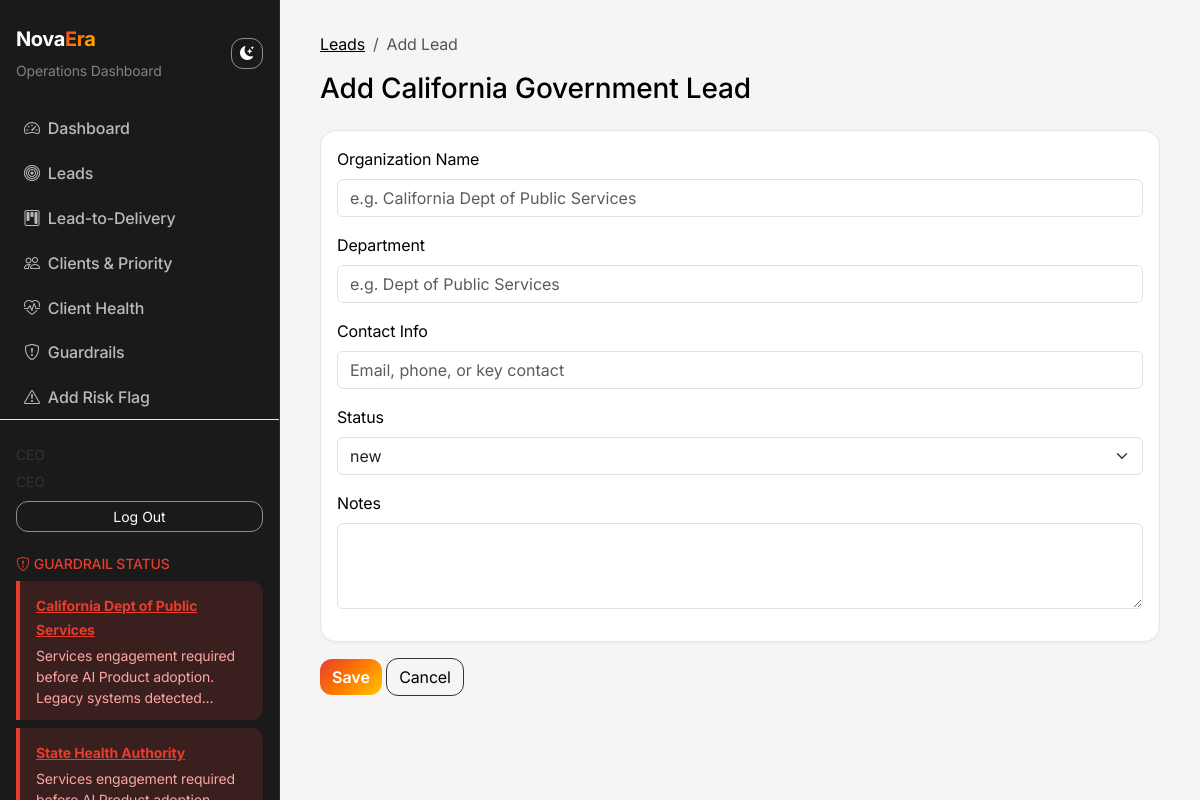
Screenshot of /leads/add (signed in) with the database file from the repository.
### models.py (models this page shows, shortened)
class User(UserMixin, db.Model):
    __tablename__ = "users"
    id = db.Column(db.Integer, primary_key=True)
    email = db.Column(db.String(120), unique=True, nullable=False)
    password_hash = db.Column(db.String(256), nullable=False)
    full_name = db.Column(db.String(200), nullable=False)
    role = db.Column(db.String(50), default=ROLE_EMPLOYEE)  # ceo, strategy_lead, employee
    created_at = db.Column(db.DateTime, default=datetime.utcnow)

class Client(db.Model):
    __tablename__ = "clients"
    id = db.Column(db.Integer, primary_key=True)
    name = db.Column(db.String(200), nullable=False)
    legacy_systems = db.Column(db.String(500), default="")  # Comma-separated
    ai_readiness_score = db.Column(db.Integer, default=50)  # 1-100
    last_delivery_update = db.Column(db.DateTime, default=datetime.utcnow)
    revenue = db.Column(db.Float, default=0.0)  # Total (legacy)
    services_revenue = db.Column(db.Float, default=0.0)
    ai_product_revenue = db.Column(db.Float, default=0.0)
    trust_level = db.Column(db.Integer, default=50)  # 1-100 for Trust-Revenue matrix
    data_foundation_service_active = db.Column(db.Boolean, default=False)  # Guardrail
    engagement_start_date = db.Column(db.DateTime, nullable=True)  # For 6+ months check
    use_case_documented = db.Column(db.Boolean, default=False)
    delivery_capacity_confirmed = db.Column(db.Boolean, default=False)
    prior_pilot_success = db.Column(db.Boolean, default=False)
    budget_confirmed = db.Column(db.Boolean, default=False)
    handoff_checklist_complete = db.Column(db.Boolean, default=False)
    guardrail_flags = db.Column(db.Text, default="[]")  # JSON array of violated guardrails
    ai_use_cases = db.Column(db.Text, default="[]")
    technical_blockers = db.Column(db.Text, default="[]")
    key_stakeholders = db.Column(db.Text, default="[]")
    delivery_notes = db.Column(db.Text, default="")  # Services view - embedded team notes
    problem_priority = db.Column(db.Text, default="")  # For AI enrichment
    analysis_updated_at = db.Column(db.DateTime, nullable=True)
    assigned_to_id = db.Column(db.Integer, db.ForeignKey("users.id"), nullable=True)  # Employee working on client
    approver_id = db.Column(db.Integer, db.ForeignKey("users.id"), nullable=True)  # Responsible for approval
    ai_feature_request = db.Column(db.Text, default="")  # What AI feature the client wants to build
    created_at = db.Column(db.DateTime, default=datetime.utcnow)
    updated_at = db.Column(db.DateTime, default=datetime.utcnow, onupdate=datetime.utcnow)
    assigned_to = db.relationship("User", foreign_keys=[assigned_to_id])
    approver = db.relationship("User", foreign_keys=[approver_id])

### app.py (the view, shortened to what this page needs)
    @app.route("/leads/add", methods=["GET", "POST"])
    @login_required
    def lead_add():
        return render_template("lead_form.html", lead=None, stages=LEAD_STAGES)

### services/auth_utils.py (called while the page is built)
def can_grant_permissions():
    if not current_user or not current_user.is_authenticated:
        return False
    return current_user.role in (ROLE_CEO, ROLE_STRATEGY_LEAD)

### services/guardrails.py (called while the page is built)
def get_guardrail_violations_for_clients(clients) -> List[dict]:
    result = []
    for c in clients:
        ok, warnings = validate_deal(c)
        if not ok and warnings:
            result.append({"client": c, "warnings": warnings})
    return result

### templates/lead_form.html (shortened to what this page needs)
{% extends "base.html" %}
{% block content %}
<nav aria-label="breadcrumb" class="mb-3">
    <ol class="breadcrumb">
        <li class="breadcrumb-item"><a href="{{ url_for('leads') }}" class="theme-muted">Leads</a></li>
        <li class="breadcrumb-item active theme-text">{{ 'Edit' if lead else 'Add' }} Lead</li>
    </ol>
</nav>
<h1 class="h3 mb-4 theme-text">{{ 'Edit' if lead else 'Add' }} California Government Lead</h1>
<form method="post" action="{{ url_for('lead_edit', id=lead.id) if lead else url_for('lead_add') }}">
    <div class="card metric-card mb-3">
        <div class="card-body">
            <div class="mb-3">
                <label for="name" class="form-label theme-text">Organization Name</label>
                <input type="text" class="form-control" id="name" name="name" value="{{ lead.name if lead else '' }}" required placeholder="e.g. California Dept of Public Services">
            </div>
            <div class="mb-3">
                <label for="department" class="form-label theme-text">Department</label>
                <input type="text" class="form-control" id="department" name="department" value="{{ lead.department if lead else '' }}" placeholder="e.g. Dept of Public Services">
            </div>
            <div class="mb-3">
                <label for="contact_info" class="form-label theme-text">Contact Info</label>
                <input type="text" class="form-control" id="contact_info" name="contact_info" value="{{ lead.contact_info if lead else '' }}" placeholder="Email, phone, or key contact">
            </div>
            <div class="mb-3">
                <label for="status" class="form-label theme-text">Status</label>
                <select class="form-select" id="status" name="status">
                    {% for s in stages %}
                    <option value="{{ s }}" {% if lead and lead.status == s %}selected{% endif %}>{{ s }}</option>
                    {% endfor %}
                </select>
            </div>
            <div class="mb-3">
                <label for="notes" class="form-label theme-text">Notes</label>
                <textarea class="form-control" id="notes" name="notes" rows="3">{{ lead.notes if lead else '' }}</textarea>
            </div>
        </div>
    </div>
    <button type="submit" class="btn btn-primary">Save</button>
    <a href="{{ url_for('leads') }}" class="btn btn-outline-secondary">Cancel</a>
</form>
{% endblock %}

### templates/base.html (shortened to what this page needs)
<!DOCTYPE html>
<html lang="en" id="html-theme">
<head>
    <link href="https://cdn.jsdelivr.net/npm/bootstrap@5.3.2/dist/css/bootstrap.min.css" rel="stylesheet">
    <link href="https://cdn.jsdelivr.net/npm/bootstrap-icons@1.11.1/font/bootstrap-icons.css" rel="stylesheet">
</head>
<body>
    <nav class="sidebar">
        <div class="px-3 mb-4 d-flex justify-content-between align-items-center">
            <div>
                <div class="novaera-logo mb-1"><span class="nova">Nova</span><span class="era">Era</span></div>
                <small class="text-secondary opacity-75">Operations Dashboard</small>
            </div>
            <button type="button" class="btn btn-sm btn-outline-light" id="theme-toggle" title="Toggle light/dark mode" aria-label="Toggle theme">
                <i class="bi bi-moon-stars-fill" id="theme-icon"></i>
            </button>
        </div>
        <ul class="nav flex-column">
            <li class="nav-item"><a class="nav-link {% if request.endpoint == 'dashboard' %}active{% endif %}" href="{{ url_for('dashboard') }}"><i class="bi bi-speedometer2 me-2"></i>Dashboard</a></li>
            <li class="nav-item"><a class="nav-link {% if request.endpoint == 'leads' %}active{% endif %}" href="{{ url_for('leads') }}"><i class="bi bi-bullseye me-2"></i>Leads</a></li>
            <li class="nav-item"><a class="nav-link {% if request.endpoint == 'kanban' %}active{% endif %}" href="{{ url_for('kanban') }}"><i class="bi bi-kanban me-2"></i>Lead-to-Delivery</a></li>
            <li class="nav-item"><a class="nav-link {% if request.endpoint == 'clients' %}active{% endif %}" href="{{ url_for('clients') }}"><i class="bi bi-people me-2"></i>Clients & Priority</a></li>
            <li class="nav-item"><a class="nav-link {% if request.endpoint == 'client_health' %}active{% endif %}" href="{{ url_for('client_health') }}"><i class="bi bi-heart-pulse me-2"></i>Client Health</a></li>
            <li class="nav-item"><a class="nav-link {% if request.endpoint == 'guardrails' %}active{% endif %}" href="{{ url_for('guardrails') }}"><i class="bi bi-shield-exclamation me-2"></i>Guardrails</a></li>
            <li class="nav-item"><a class="nav-link" href="{{ url_for('add_risk_flag') }}"><i class="bi bi-exclamation-triangle me-2"></i>Add Risk Flag</a></li>
        </ul>
        <div class="mt-auto px-3 pt-4 border-top border-secondary">
            <small class="theme-muted d-block mb-1">{{ current_user.full_name or current_user.email }}</small>
            <small class="text-uppercase theme-muted">{{ current_user.role.replace('_',' ') }}</small>
            <form method="post" action="{{ url_for('logout') }}" class="mt-2">
                <button type="submit" class="btn btn-sm btn-outline-light w-100">Log Out</button>
            </form>
        </div>
        {% if guardrail_violations is defined and guardrail_violations %}
        <div class="mt-4 px-3">
            <h6 class="text-high-risk small text-uppercase mb-2"><i class="bi bi-shield-exclamation me-1"></i>Guardrail Status</h6>
            {% for g in guardrail_violations %}
            <div class="guardrail-sidebar">
                <a href="{{ url_for('client_detail', id=g.client.id) }}" class="text-high-risk small fw-bold">{{ g.client.name }}</a>
                <div class="small mt-1">{{ g.warnings[0][:80] }}...</div>
            </div>
            {% endfor %}
        </div>
        {% endif %}
    </nav>
    <main class="main-content">
        {% block content %}{% endblock %}
    </main>
    <div id="alert-container" class="position-fixed top-0 end-0 p-3" style="z-index: 9998; max-width: 400px;"></div>
</body>
</html>

### templates/base.html (style rules this page uses)
:root { --sidebar-width: 280px; --novaera-red: #E63D2E; --novaera-orange: #FF7A00; --novaera-yellow: #FFC800; --novaera-white: #FFFFFF; --novaera-black: #000000; --accent-gradient: linear-gradient(135deg, #E63D2E 0%, #FF7A00 50%, #FFC800 100%); }
:root, [data-theme="light"] { --bg-body: #f5f5f5; --bg-sidebar: #1a1a1a; --text-primary: #000000; --text-secondary: #333333; --text-muted: #555555; --card-bg: #ffffff; --card-border: #e5e5e5; --link-color: #000000; --sidebar-text: #ffffff; --sidebar-hover: rgba(255,255,255,0.08); --sidebar-border: rgba(255,255,255,0.08); }
body { font-family: 'Inter', 'Segoe UI', system-ui, sans-serif; background: var(--bg-body); min-height: 100vh; color: var(--text-primary); letter-spacing: -0.01em; }
.sidebar { position: fixed; top: 0; left: 0; width: var(--sidebar-width); height: 100vh; background: var(--bg-sidebar); color: var(--sidebar-text); padding: 1.5rem 0; z-index: 1000; border-right: 1px solid var(--sidebar-border); }
.sidebar .nav-link { color: rgba(255,255,255,0.7); padding: 0.65rem 1.5rem; font-weight: 500; transition: all 0.2s ease; }
.sidebar .text-secondary { color: rgba(255,255,255,0.6) !important; }
.main-content { margin-left: var(--sidebar-width); padding: 2rem 2.5rem; min-height: 100vh; }
.guardrail-sidebar { background: rgba(230, 61, 46, 0.15); border-left: 4px solid var(--novaera-red); border-radius: 0 12px 12px 0; padding: 0.75rem 1rem; margin-bottom: 0.5rem; }
.guardrail-sidebar .small { color: #fca5a5; }
.metric-card { border-radius: 16px; border: 1px solid var(--card-border); background: var(--card-bg); box-shadow: 0 1px 3px rgba(0,0,0,0.04); transition: box-shadow 0.2s ease; }
[data-theme="light"] .border-secondary { border-color: #e2e8f0 !important; }
.theme-text { color: var(--text-primary) !important; }
.theme-muted { color: var(--text-secondary) !important; }
.text-high-risk { color: #E63D2E !important; }
.btn-primary { background: var(--accent-gradient) !important; border: none !important; border-radius: 12px; font-weight: 600; }
.btn-outline-secondary { border-color: var(--text-secondary); color: var(--text-primary); border-radius: 12px; background: transparent; }
.btn-outline-light { border-color: var(--text-secondary); color: var(--text-primary); border-radius: 12px; background: transparent; }
.sidebar .btn-outline-light { border-color: rgba(255,255,255,0.5) !important; color: #fff !important; }
.novaera-logo { font-weight: 700; font-size: 1.25rem; letter-spacing: -0.02em; }
.novaera-logo .nova { color: #fff; }
.novaera-logo .era { background: var(--accent-gradient); -webkit-background-clip: text; -webkit-text-fill-color: transparent; background-clip: text; }
.card-body, .card-header { color: var(--text-primary); }
.breadcrumb { --bs-breadcrumb-divider-color: var(--text-muted); }
.breadcrumb-item a { color: var(--text-primary) !important; }
.breadcrumb-item.active { color: var(--text-muted) !important; }
.form-label { color: var(--text-primary) !important; }

### rows the page displays
User: full_name "CEO", role.replace "CEO"
Client: client.name "California Dept of Public Services"
Client: client.name "State Health Authority"

### other values shown
{{ g.warnings[0][:80] }} "Services engagement required before AI Product adoption. Legacy systems detected" "Services engagement required…"
{{ 'Edit' if lead else 'Add' }} "Add"
form field status "new"
